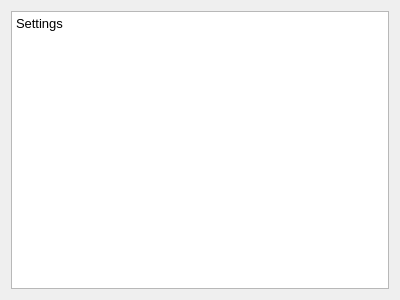
<?xml version="1.0" encoding="UTF-8"?>
<ui version="4.0">
 <class>Settings</class>
 <widget class="QWidget" name="Settings">
  <property name="geometry">
   <rect>
    <x>0</x>
    <y>0</y>
    <width>400</width>
    <height>300</height>
   </rect>
  </property>
  <property name="windowTitle">
   <string>Form</string>
  </property>
  <layout class="QVBoxLayout" name="verticalLayout">
   <item>
    <widget class="QTextEdit" name="textEdit">
     <property name="html">
      <string>&lt;!DOCTYPE HTML PUBLIC &quot;-//W3C//DTD HTML 4.0//EN&quot; &quot;http://www.w3.org/TR/REC-html40/strict.dtd&quot;&gt;
&lt;html&gt;&lt;head&gt;&lt;meta name=&quot;qrichtext&quot; content=&quot;1&quot; /&gt;&lt;meta charset=&quot;utf-8&quot; /&gt;&lt;style type=&quot;text/css&quot;&gt;
p, li { white-space: pre-wrap; }
hr { height: 1px; border-width: 0; }
li.unchecked::marker { content: &quot;\2610&quot;; }
li.checked::marker { content: &quot;\2612&quot;; }
&lt;/style&gt;&lt;/head&gt;&lt;body style=&quot; font-family:'Sans'; font-size:10pt; font-weight:400; font-style:normal;&quot;&gt;
&lt;p style=&quot; margin-top:0px; margin-bottom:0px; margin-left:0px; margin-right:0px; -qt-block-indent:0; text-indent:0px;&quot;&gt;Settings&lt;/p&gt;&lt;/body&gt;&lt;/html&gt;</string>
     </property>
    </widget>
   </item>
  </layout>
 </widget>
 <resources/>
 <connections/>
</ui>
